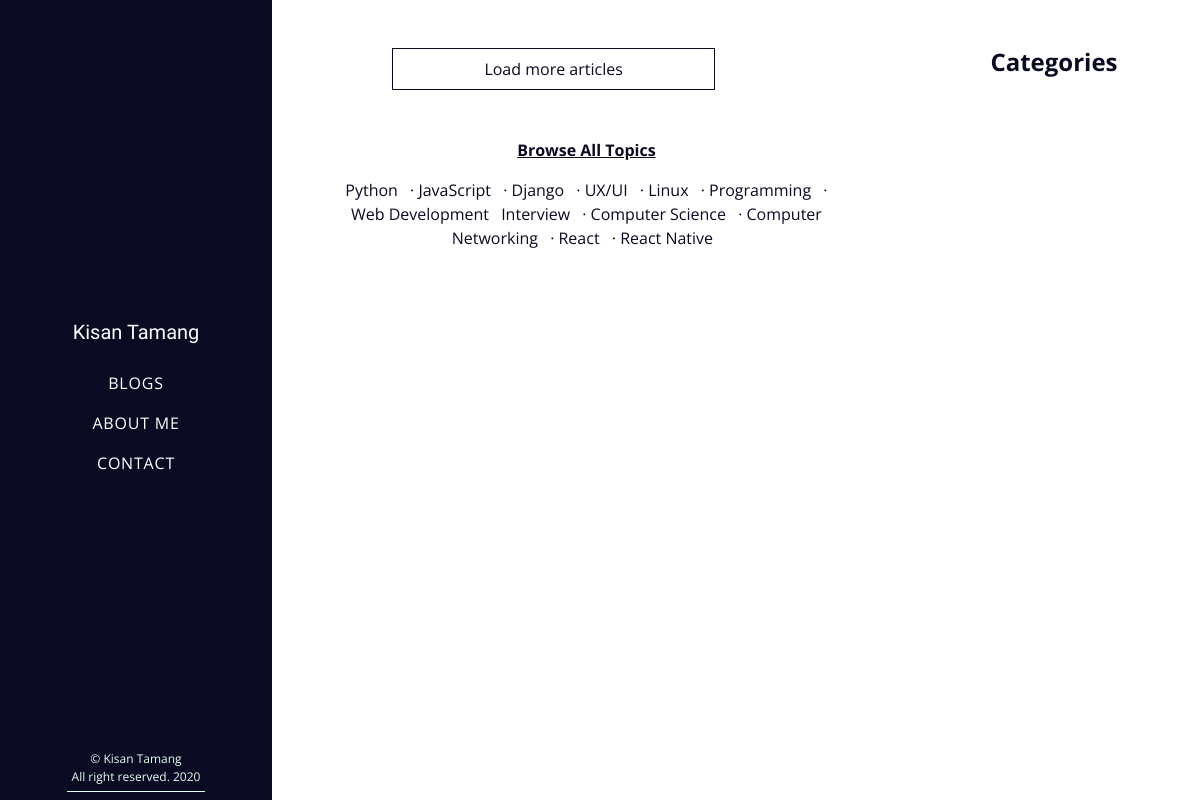
The app's page /, older data.
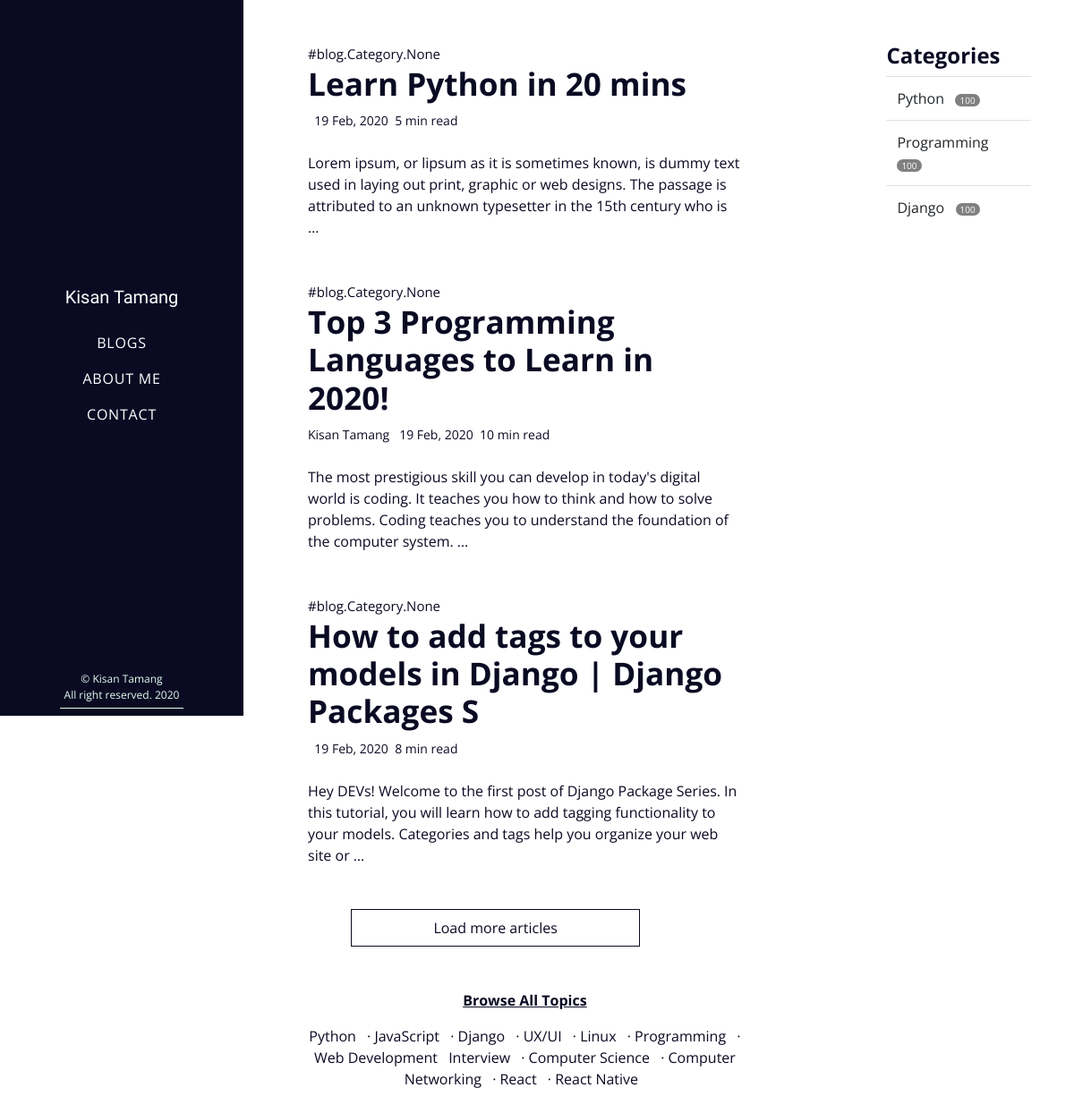
The same page, newer data.
### blog/models.py (models this page shows, shortened)
class Post(models.Model):
    id = models.UUIDField(
        primary_key = True,
        default = uuid.uuid4,
        editable = False
    )
    title = models.CharField(max_length=60)
    category = models.ManyToManyField('Category',help_text="Select Categories for this Post")
    content = models.TextField()
    banner = models.ImageField(blank=True,null=True)
    author = models.ForeignKey(User,on_delete=models.SET_NULL,null=True)
    created_at = models.DateTimeField(auto_now_add=True)
    updated_at = models.DateTimeField(auto_now=True)
    meta_keyworks = models.CharField("Meta Keywords",max_length=255,
                                     help_text="Comma-delimited set of SEO keywords for meta tag")
    meta_description = models.CharField("Meta Description",max_length=255,
                                     help_text="Content for Description Meta Tag")
    read_time =  models.CharField(max_length=5,null=True,blank=True)
    def get_author(self):
        return self.author.first_name + " " + self.author.last_name

class Category(models.Model):
    name = models.CharField(max_length=50)

### blog/views.py (the view)
# urls.py: path('', PostListView.as_view(), name="home"),
class PostListView(ListView):
    model = Post
    template_name="blog/index.html"
    context_object_name = "posts"
    def get_context_data(self, **kwargs):
    	context = super().get_context_data(**kwargs)
    	context["categories"] = Category.objects.all()
    	return context

### blog/templates/blog/index.html
{% extends 'blog/base.html' %}
{% block blogs %}
{% load static %}
<section class="resume-section ml-4 pl-3 pr-3 pt-3 pb-0 p-lg-5 d-flex" id="blogs">
		<div class="w-100">
				{%for post in posts%}
				<span style="font-size:15px;">#{{post.category}}</span>
				<div class="blog w-75 mb-5">
						<a href="{%url 'post_detail' post.id%}" class="blog_title"><h2>{{post.title}}</h2></a>
						<span style="font-size:14px;">{{post.get_author}}  &nbsp;&nbsp;{{post.created_at| date:"d M, Y"}}
								&nbsp;{{post.read_time}} min read</span><br><br>
						<p>
						{{post.content | truncatewords:35}}
						</p>
				</div>
				{%endfor%}
				<div class="load w-50 ml-5 mb-5">
						<span>Load more articles</span>
				</div>
				<footer class="bg-default pb-0 mt-5 w-75">
						<p class="text-center font-weight-bold"><u>Browse All Topics</u></p>
						<p class="text-center">
						<a class="pr-2" href="">Python</a> ·
						<a class="pr-2" href=""> JavaScript</a> ·
						<a class="pr-2" href="">Django</a> ·
						<a class="pr-2" href="">UX/UI</a> ·
						<a class="pr-2" href="">Linux</a> ·
						<a class="pr-2" href="">Programming</a> ·
						<a class="pr-2" href="">Web Development</a>
						<a class="pr-2" href="">Interview</a> ·
						<a class="pr-2" href="">Computer Science</a> ·
						<a class="pr-2" href="">Computer Networking</a> ·
						<a class="pr-2" href="">React</a> ·
						<a class="pr-2" href="">React Native</a>
						</p>
				</footer>
		</div>
	<div class="w-25 m-0 text-left">
		<h4>Categories</h4>
	<table class="table table-hover">
		<tbody>
			{% for cat in categories %}
			<tr>
				<td>{{cat.name}}&nbsp;&nbsp; <span style="font-size:10px;background:gray;color:#fff; padding:0px 5px 0px 5px; border-radius: 10px; text-align: right;">100</span></td>
			</tr>
			{% endfor %}
		</tbody>
	</table>
</div>
</section>
{% endblock blogs %}

Row changes from the older to the newer data that the page shows:
added Post: category "blog.Category.None", title "Learn Python in 20 mins", created_at "19 Feb, 2020", read_time "5", content "Lorem ipsum, or lipsum as it is sometimes known, is dummy text used in laying out print, graphic or web designs. The passage is attributed to an unknown typesetter in the 15th century who is …"
added Post: category "blog.Category.None", title "Top 3 Programming Languages to Learn in 2020!", get_author "Kisan Tamang", created_at "19 Feb, 2020", read_time "10", content "The most prestigious skill you can develop in today's digital world is coding. It teaches you how to think and how to solve problems. Coding teaches you to understand the foundation of the computer system. …"
added Post: category "blog.Category.None", title "How to add tags to your models in Django | Django Packages S", created_at "19 Feb, 2020", read_time "8", content "Hey DEVs! Welcome to the first post of Django Package Series. In this tutorial, you will learn how to add tagging functionality to your models. Categories and tags help you organize your web site or …"
added Category: name "Python"
added Category: name "Programming"
added Category: name "Django"
